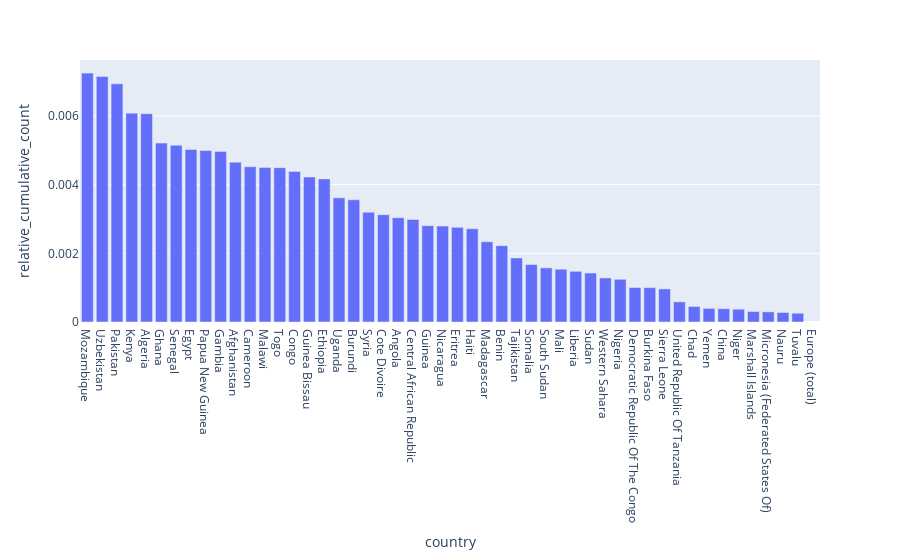

Source (notebook cell):
### Code cell
px.bar(df_most_cases_rel.tail(50), x = "country", y = "relative_cumulative_count")

### Figure 1 — Plotly figure (JSON) as saved in the notebook; plotly's stock layout.template omitted (floating-point values rounded to 4 significant figures)
{"data": [{"alignmentgroup": "True", "hovertemplate": "country=%{x}<br>relative_cumulative_count=%{y}<extra></extra>", "legendgroup": "", "marker": {"color": "#636efa", "pattern": {"shape": ""}}, "name": "", "offsetgroup": "", "orientation": "v", "showlegend": false, "textposition": "auto", "type": "bar", "x": ["Mozambique", "Uzbekistan", "Pakistan", "Kenya", "Algeria", "Ghana", "Senegal", "Egypt", "Papua New Guinea", "Gambia", "Afghanistan", "Cameroon", "Malawi", "Togo", "Congo", "Guinea Bissau", "Ethiopia", "Uganda", "Burundi", "Syria", "Cote Divoire", "Angola", "Central African Republic", "Guinea", "Nicaragua", "Eritrea", "Haiti", "Madagascar", "Benin", "Tajikistan", "Somalia", "South Sudan", "Mali", "Liberia", "Sudan", "Western Sahara", "Nigeria", "Democratic Republic Of The Congo", "Burkina Faso", "Sierra Leone", "United Republic Of Tanzania", "Chad", "Yemen", "China", "Niger", "Marshall Islands", "Micronesia (Federated States Of)", "Nauru", "Tuvalu", "Europe (total)"], "xaxis": "x", "y": [0.007246, 0.007149, 0.006932, 0.00608, 0.006064, 0.005208, 0.005146, 0.005023, 0.004992, 0.004966, 0.004653, 0.004518, 0.004501, 0.004493, 0.004384, 0.00422, 0.004166, 0.003615, 0.003557, 0.003195, 0.003124, 0.003038, 0.002986, 0.002803, 0.002791, 0.002755, 0.002715, 0.002336, 0.002223, 0.001865, 0.001671, 0.001576, 0.001537, 0.001475, 0.001425, 0.001282, 0.001243, 0.001004, 0.0009998, 0.0009633, 0.0005857, 0.0004516, 0.0003964, 0.000388, 0.0003731, 0.0003041, 0.0002956, 0.0002769, 0.0002544, null], "yaxis": "y"}], "layout": {"barmode": "relative", "legend": {"tracegroupgap": 0}, "margin": {"t": 60}, "xaxis": {"anchor": "y", "domain": [0, 1], "title": {"text": "country"}}, "yaxis": {"anchor": "x", "domain": [0, 1], "title": {"text": "relative_cumulative_count"}}}}
